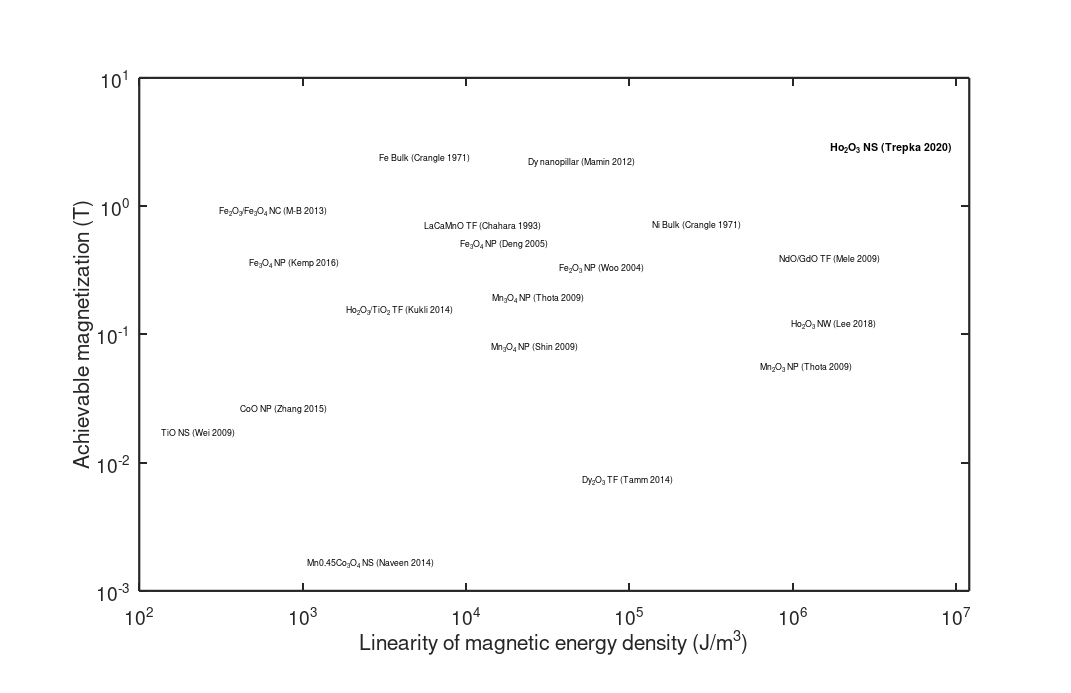

Write MATLAB code to recreate this figure.
%% Import Plotting Parameters
RedAccent =[229/255,20/255,0/255];
BlueAccent =[76/255,174/255,227/255];
GreenAccent =[51/255,153/255,51/255];
White=[1 1 1];
Black=[0 0 0];
DefaultBlue=[0    0.4470    0.7410];
DefaultOrange=[0.8500    0.3250    0.0980];
DefaultYellow=[0.9290    0.6940    0.1250];
DefaultPurple=[0.4940    0.1840    0.5560];
DefaultGreen=[0.4660    0.6740    0.1880];
DefaultLightBlue=[0.3010    0.7450    0.9330];
DefaultCrimson=[0.6350    0.0780    0.1840];
MarkerSize=6;
LineWidth=2.5;
PlotLineWidth=3; 

figure1 = figure;
% susceptibility (unitless cgs, emu/cm^3 Oe), magnetization (emu/cm^3) and accessible linear range (T = 10E4 Oe)

% Logarithmic maxes
minflux = 4E-12; maxflux = 1E-06;
minmag = 0.5; maxmag = 1E+04; dmag = 1;

% Constant - we will SET energy TO BE THE CONSTANT TO GET FROM OUR PRODUCT TO
% THE ENERGY IN A MEANINGFUL UNIT. For example, to get from cgs to SI
% susceptibility, need to multiply be 4pi; for energy, need to divide by 2
% times the permeability constant
energy = 4*pi/(2*12.57E-07);
tesla = 4*pi*10^(-4); % constant to convert magnetization in emu/cm^3 to tesla

% Set pointsize
FontSize = 10;
pointsize = 100;

% Transforming this to loglog - leave all the info intact, just change the
% parts below

% Counter for labeling
count = 0;


% Ho2O3 nanostructured film, current work, Trepka 2020
info = 'Ho_2O_3 NS (Trepka 2020)'; %info = int2str(count); count=count+1; 
color = RedAccent; 
%info = '1'; % label both dots with this one
sus = 0.008625; mag = 1.64E+03; lin = 14; shape = 'o';
% energy is from maximizing python code; magnetization is from 4 K
scatter(lin*lin*sus*energy, mag*tesla, pointsize, color, 'filled', shape)
hold all
text(lin*lin*sus*energy*0.2, mag*tesla*dmag*1.4, info, 'FontSize', 12,'fontweight','bold')


% CoO hollow NP, Zhang 2015, Controllable fabrication and magnetic properties of double-shell cobalt oxides hollow particles
info = 'CoO NP (Zhang 2015)'; %info = int2str(count); count=count+1; 
color = DefaultPurple; 
sus = 1.9E-03; mag = 1.9E+01; lin = 0.2; shape = 'o';
scatter(lin*lin*sus*energy, mag*tesla, pointsize, color, 'filled', shape)
hold all
text(lin*lin*sus*energy*1.1, mag*tesla*dmag*1.1, info, 'FontSize', FontSize)

% MnxCo3O4 Crystallites, Naveen 2014, Tailoring structural, optical and magnetic properties of spinel type cobalt oxide (Co3O4) by manganese doping
info = 'Mn{0.45}Co_3O_4 NS (Naveen 2014)'; %info = int2str(count); count=count+1; 
color = DefaultPurple; 
sus = 3.05E-04; mag = 1.2; lin = 0.8; shape = 'o';
scatter(lin*lin*sus*energy, mag*tesla, pointsize, color, 'filled', shape)
hold all
text(lin*lin*sus*energy*1.1, mag*tesla*dmag*1.1, info, 'FontSize', FontSize)

% Dy2O3 Thin Film, Tamm 2014, Dysprosium oxide and dysprosium-oxide-doped
% titanium oxide thin films grown by atomic layer deposition
info = 'Dy_2O_3 TF (Tamm 2014)'; %info = int2str(count); count=count+1; 
color = RedAccent; 
sus = 1.5E-03; mag = 5.36; lin = 2.5; shape = 'o';
scatter(lin*lin*sus*energy, mag*tesla, pointsize, color, 'filled', shape)
hold all
text(lin*lin*sus*energy*1.1, mag*tesla*dmag*1.1, info, 'FontSize', FontSize)

% Fe3O4 microspheres, Deng 2005, Monodisperse Magnetic Single-Crystal Ferrite Microspheres
info = 'Fe_3O_4 NP (Deng 2005)';% info = int2str(count); count=count+1; 
color = GreenAccent; 
sus = .62; mag = 372; lin = .05; shape = 'o';
scatter(lin*lin*sus*energy, mag*tesla, pointsize, color, 'filled', shape)
hold all
text(lin*lin*sus*energy*1.2, mag*tesla*dmag*1.1, info, 'FontSize', FontSize)

% gamma-Fe2O3 NP, Woo 2004, Easy Synthesis and Magnetic Properties of Iron Oxide Nanoparticles
info = 'Fe_2O_3 NP (Woo 2004)'; %info = int2str(count); count=count+1; 
color = GreenAccent; 
sus = .17; mag = 220; lin = .20; shape = 'o';
scatter(lin*lin*sus*energy, mag*tesla, pointsize, color, 'filled', shape)
hold all
text(lin*lin*sus*energy*1.1, mag*tesla*dmag*1.2, info, 'FontSize', FontSize)

% Fe2O3 Fe3O4 mixture nanocube,  Martinez-Boubeta 2013, LearningfromNaturetoImprovetheHeat Generation of Iron-Oxide Nanoparticles forMagnetic Hyperthermia Applications
info = 'Fe_2O_3/Fe_3O_4 NC (M-B 2013)'; %info = int2str(count); count=count+1; 
color = GreenAccent; 
sus = 1.04; mag = 524; lin = .01; shape = 'o';
scatter(lin*lin*sus*energy, mag*tesla, pointsize, color, 'filled', shape)
hold all
text(lin*lin*sus*energy*0.6, mag*tesla*dmag*1.4, info, 'FontSize', FontSize)

% Fe3O4 NP,  Kemp 2016, Monodisperse Magnetite Nanoparticles with Nearly
% Ideal Saturation Magnetization
info = 'Fe_3O_4 NP (Kemp 2016)'; %info = int2str(count); count=count+1; 
color = GreenAccent; sus = 6.3; mag = 414; lin = .005; shape = 'o';
scatter(lin*lin*sus*energy, mag*tesla, pointsize, color, 'filled', shape)
hold all
text(lin*lin*sus*energy*0.6, mag*tesla*dmag*0.7, info, 'FontSize', FontSize)

%  La0.72Ca0.25MnOz Thin Films, Chahara 1993
% Magnetoresistance in magnetic manganese oxide with intrinsic
% antiferromagnetic spin structure
info = 'LaCaMnO TF (Chahara 1993)'; %info = int2str(count); count=count+1; 
color = RedAccent; 
sus = .16; mag = 400; lin = .1; shape = 'o';
scatter(lin*lin*sus*energy, mag*tesla, pointsize, color, 'filled', shape)
hold all
text(lin*lin*sus*energy*0.7, mag*tesla*dmag*1.4, info, 'FontSize', FontSize)

%  Mn2O3 Mn3O4 NP, Thota 2009
% Formation and magnetic behavior of manganese oxide nanoparticles
info = 'Mn_2O_3 NP (Thota 2009)'; %info = int2str(count); count=count+1; 
color = BlueAccent; 
sus = 5.85E-4; mag = 41; lin = 14; shape = 'o';
scatter(lin*lin*sus*energy, mag*tesla, pointsize, color, 'filled', shape)
hold all
text(lin*lin*sus*energy*1.1, mag*tesla*dmag*1.1, info, 'FontSize', FontSize)

%  Mn2O3 Mn3O4 NP, Thota 2009
% Formation and magnetic behavior of manganese oxide nanoparticles
info = 'Mn_3O_4 NP (Thota 2009)'; %info = int2str(count); count=count+1; 
color = BlueAccent; 
sus = .0583; mag = 218.7; lin = .25; shape = 'o';
scatter(lin*lin*sus*energy, mag*tesla, pointsize, color, 'filled', shape)
hold all
text(lin*lin*sus*energy*0.8, mag*tesla*dmag*0.7, info, 'FontSize', FontSize)

%  Mn3O4 NP (Shin 2009)
% Hollow Manganese Oxide Nanoparticles as Multifunctional Agents for Magnetic Resonance Imaging and Drug Delivery
info = 'Mn_3O_4 NP (Shin 2009)'; %info = int2str(count); count=count+1; 
color = BlueAccent; 
sus = 2.6E-3; mag = 58; lin = 1; shape = 'o';
scatter(lin*lin*sus*energy, mag*tesla, pointsize, color, 'filled', shape)
hold all
text(lin*lin*sus*energy*1.1, mag*tesla*dmag*1.1, info, 'FontSize', FontSize)

%  Nd2O3-Gd2O3 thin film (Mele 2009)
% Synthesis, structure, and magnetic properties in the Nd2O3-Gd2O3 mixed
% system synthesized at 1200C
info = 'NdO/GdO TF (Mele 2009)'; %info = int2str(count); count=count+1; 
color = RedAccent; 
sus = 3.4E-3; mag = 238; lin = 14; shape = 'o';
scatter(lin*lin*sus*energy, mag*tesla, pointsize, color, 'filled', shape)
hold all
text(lin*lin*sus*energy*0.25, mag*tesla*dmag*1.3, info, 'FontSize', FontSize)

%  TiO nanostructured thin film (Wei 2009)
% Magnetism of TiO and TiO2Nanoclusters 
info = 'TiO NS (Wei 2009)'; %info = int2str(count); count=count+1; 
color = [0.9 0.4 0.2]; 
sus = .04; mag = 12.32; lin = 0.025; shape = 'o';
scatter(lin*lin*sus*energy, mag*tesla, pointsize, color, 'filled', shape)
hold all
text(lin*lin*sus*energy*1.1, mag*tesla*dmag*1.1, info, 'FontSize', FontSize)

% Ho2O3/TiO2 TF (Kukli 2014)
info = 'Ho_2O_3/TiO_2 TF (Kukli 2014)'; %info = int2str(count); count=count+1; 
color = RedAccent; 
sus = .0955; mag = 179; lin = .125; shape = 'o';
scatter(lin*lin*sus*energy, mag*tesla, pointsize, color, 'filled', shape)
hold all
text(lin*lin*sus*energy*0.25, mag*tesla*dmag*0.7, info, 'FontSize', FontSize)


% Ho2O3 NW (Lee 2018)
% Paramagnetic Ho2O3 nanowires, nano-square sheets, and nanoplates 
% Note - this was a high-temperature measurement
info = 'Ho_2O_3 NW (Lee 2018)'; %info = int2str(count); count=count+1; 
color = RedAccent; 
sus = .002; mag = 139; lin = 14; shape = 'o';
scatter(lin*lin*sus*energy, mag*tesla, pointsize, color, 'filled', shape)
hold all
text(lin*lin*sus*energy*0.5, mag*tesla*dmag*0.7, info, 'FontSize', FontSize)

% Fe (Crangle 1971)
% The magnetization of pure iron and nickel (4K measurements)
info = 'Fe Bulk (Crangle 1971)'; %info = int2str(count); count=count+1; 
color = GreenAccent; 
sus = 60; mag = 1745; lin = .003; shape = 'd';
scatter(lin*lin*sus*energy, mag*tesla, pointsize, color, 'filled', shape)
hold all
text(lin*lin*sus*energy*1.1, mag*tesla*dmag*1.1, info, 'FontSize', FontSize)

% Ni bulk (Crangle 1971)
% The magnetization of pure iron and nickel (4K measurements)
info = 'Ni Bulk (Crangle 1971)'; %info = int2str(count); count=count+1; 
color = [0.5 0.5 0.5]; 
sus = 2.5; mag = 522; lin = .1; shape = 'd';
scatter(lin*lin*sus*energy, mag*tesla, pointsize, color, 'filled', shape)
hold all
text(lin*lin*sus*energy*1.1, mag*tesla*dmag*1.1, info, 'FontSize', FontSize)

% Dy NW (Mamin 2012)
% High field-gradient dysprosium tips for magnetic resonance force microscopy
info = 'Dy nanopillar (Mamin 2012)'; %info = int2str(count); count=count+1; 
color = RedAccent; 
sus = .8; mag = 2.39E+3; lin = 0.1; shape = 'o';
scatter(lin*lin*sus*energy, mag*tesla, pointsize, color, 'filled', shape)
hold all
text(lin*lin*sus*energy*0.6, mag*tesla*dmag*0.74, info, 'FontSize', FontSize)

% Set global plotting parameters
set(gca,'FontSize',22,'LineWidth',LineWidth);
set(gca, 'XScale', 'log')
set(gca, 'YScale', 'log')
pbaspect([1.618 1 1])
ylim([1E-3,1E1])
xlim([1E2,1.2E7])
%xlim([minflux,maxflux]);
%ylim([minmag,maxmag]);
xlabel('Linearity of magnetic energy density (J/m^3)');
% Magnetization at H = 7 T
ylabel('Achievable magnetization (T)'); 
box on

fh = figure(1); % returns the handle to the figure object
set(fh,'Units','Inches');
set(fh, 'color', 'white'); % sets the color to white 
set(gcf, 'PaperPosition', [0 0 17 11]) % make paper larger
print(gcf, 'meritfig_draft9.png', '-dpng', '-r300' ) % save 300 dpi file
